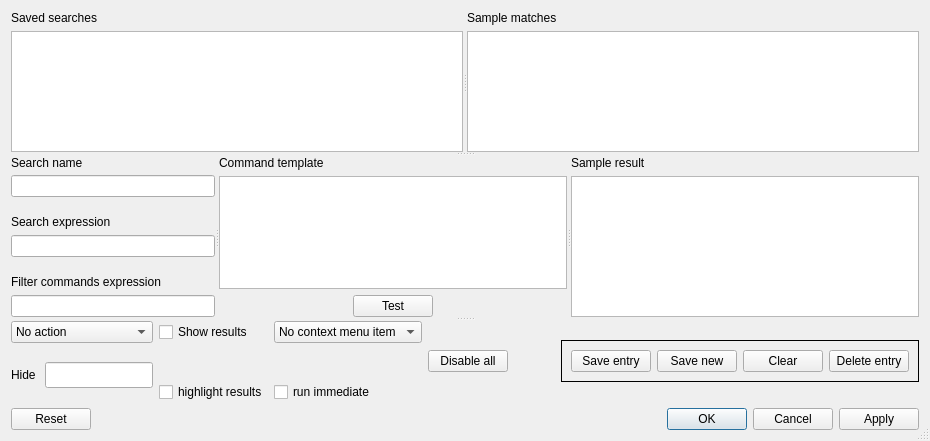
<?xml version="1.0" encoding="UTF-8"?>
<ui version="4.0">
 <class>saved_searches</class>
 <widget class="QDialog" name="saved_searches">
  <property name="geometry">
   <rect>
    <x>0</x>
    <y>0</y>
    <width>930</width>
    <height>441</height>
   </rect>
  </property>
  <property name="minimumSize">
   <size>
    <width>0</width>
    <height>0</height>
   </size>
  </property>
  <property name="windowTitle">
   <string>Saved search editor</string>
  </property>
  <property name="sizeGripEnabled">
   <bool>true</bool>
  </property>
  <layout class="QVBoxLayout" name="verticalLayout_2">
   <item>
    <widget class="QSplitter" name="splitter_3">
     <property name="orientation">
      <enum>Qt::Vertical</enum>
     </property>
     <property name="childrenCollapsible">
      <bool>false</bool>
     </property>
     <widget class="QSplitter" name="tsplitter">
      <property name="orientation">
       <enum>Qt::Horizontal</enum>
      </property>
      <property name="childrenCollapsible">
       <bool>false</bool>
      </property>
      <widget class="QWidget" name="layoutWidget">
       <layout class="QVBoxLayout" name="verticalLayout1Searches">
        <item>
         <widget class="QLabel" name="label">
          <property name="text">
           <string>Saved searches</string>
          </property>
          <property name="buddy">
           <cstring>ssearches</cstring>
          </property>
         </widget>
        </item>
        <item>
         <widget class="QTableView" name="ssearches">
          <property name="sizePolicy">
           <sizepolicy hsizetype="Expanding" vsizetype="MinimumExpanding">
            <horstretch>0</horstretch>
            <verstretch>3</verstretch>
           </sizepolicy>
          </property>
          <property name="minimumSize">
           <size>
            <width>0</width>
            <height>100</height>
           </size>
          </property>
          <property name="selectionMode">
           <enum>QAbstractItemView::SingleSelection</enum>
          </property>
          <property name="selectionBehavior">
           <enum>QAbstractItemView::SelectRows</enum>
          </property>
          <property name="sortingEnabled">
           <bool>false</bool>
          </property>
          <attribute name="horizontalHeaderShowSortIndicator" stdset="0">
           <bool>false</bool>
          </attribute>
          <attribute name="verticalHeaderVisible">
           <bool>true</bool>
          </attribute>
          <attribute name="verticalHeaderShowSortIndicator" stdset="0">
           <bool>false</bool>
          </attribute>
         </widget>
        </item>
       </layout>
      </widget>
      <widget class="QWidget" name="layoutWidget">
       <layout class="QVBoxLayout" name="verticalLayout1matches">
        <item>
         <widget class="QLabel" name="label_2">
          <property name="text">
           <string>Sample matches</string>
          </property>
          <property name="buddy">
           <cstring>smatches</cstring>
          </property>
         </widget>
        </item>
        <item>
         <widget class="QTableView" name="smatches">
          <property name="sizePolicy">
           <sizepolicy hsizetype="Expanding" vsizetype="MinimumExpanding">
            <horstretch>0</horstretch>
            <verstretch>3</verstretch>
           </sizepolicy>
          </property>
          <property name="minimumSize">
           <size>
            <width>0</width>
            <height>100</height>
           </size>
          </property>
          <property name="selectionMode">
           <enum>QAbstractItemView::SingleSelection</enum>
          </property>
          <property name="selectionBehavior">
           <enum>QAbstractItemView::SelectRows</enum>
          </property>
          <property name="sortingEnabled">
           <bool>true</bool>
          </property>
          <attribute name="horizontalHeaderShowSortIndicator" stdset="0">
           <bool>true</bool>
          </attribute>
          <attribute name="verticalHeaderShowSortIndicator" stdset="0">
           <bool>false</bool>
          </attribute>
         </widget>
        </item>
       </layout>
      </widget>
     </widget>
     <widget class="QSplitter" name="splitter_2">
      <property name="orientation">
       <enum>Qt::Horizontal</enum>
      </property>
      <property name="childrenCollapsible">
       <bool>false</bool>
      </property>
      <widget class="QWidget" name="layoutWidget">
       <layout class="QVBoxLayout" name="verticalLayout2searchp">
        <item>
         <layout class="QVBoxLayout" name="verticalLayout_6">
          <property name="spacing">
           <number>5</number>
          </property>
          <item>
           <widget class="QLabel" name="label_7">
            <property name="text">
             <string>Search name</string>
            </property>
            <property name="buddy">
             <cstring>sname</cstring>
            </property>
           </widget>
          </item>
          <item>
           <widget class="QLineEdit" name="sname"/>
          </item>
         </layout>
        </item>
        <item>
         <spacer name="verticalSpacer_3">
          <property name="orientation">
           <enum>Qt::Vertical</enum>
          </property>
          <property name="sizeType">
           <enum>QSizePolicy::MinimumExpanding</enum>
          </property>
          <property name="sizeHint" stdset="0">
           <size>
            <width>20</width>
            <height>2</height>
           </size>
          </property>
         </spacer>
        </item>
        <item>
         <widget class="QLabel" name="label_3">
          <property name="text">
           <string>Search expression</string>
          </property>
          <property name="buddy">
           <cstring>sexp</cstring>
          </property>
         </widget>
        </item>
        <item>
         <widget class="QLineEdit" name="sexp">
          <property name="toolTip">
           <string>regular expression to match to text</string>
          </property>
         </widget>
        </item>
        <item>
         <spacer name="verticalSpacer_2">
          <property name="orientation">
           <enum>Qt::Vertical</enum>
          </property>
          <property name="sizeType">
           <enum>QSizePolicy::MinimumExpanding</enum>
          </property>
          <property name="sizeHint" stdset="0">
           <size>
            <width>20</width>
            <height>2</height>
           </size>
          </property>
         </spacer>
        </item>
        <item>
         <widget class="QLabel" name="label_10">
          <property name="text">
           <string>Filter commands expression</string>
          </property>
          <property name="buddy">
           <cstring>fcmd</cstring>
          </property>
         </widget>
        </item>
        <item>
         <widget class="QLineEdit" name="fcmd">
          <property name="toolTip">
           <string>&lt;html&gt;&lt;head/&gt;&lt;body&gt;&lt;p&gt;filter what commands this search applies to&lt;/p&gt;&lt;p&gt;(blank for no specific command)&lt;/p&gt;&lt;/body&gt;&lt;/html&gt;</string>
          </property>
         </widget>
        </item>
       </layout>
      </widget>
      <widget class="QWidget" name="layoutWidget">
       <layout class="QVBoxLayout" name="verticalLayout2template">
        <item>
         <widget class="QLabel" name="label_4">
          <property name="text">
           <string>Command template</string>
          </property>
         </widget>
        </item>
        <item>
         <widget class="QTextEdit" name="ctemplate">
          <property name="sizePolicy">
           <sizepolicy hsizetype="Expanding" vsizetype="Expanding">
            <horstretch>0</horstretch>
            <verstretch>2</verstretch>
           </sizepolicy>
          </property>
          <property name="toolTip">
           <string>&lt;html&gt;&lt;head/&gt;&lt;body&gt;&lt;p&gt;template of command to run from context menu&lt;/p&gt;&lt;p&gt;use {number} to insert groups from search expression&lt;/p&gt;&lt;/body&gt;&lt;/html&gt;</string>
          </property>
         </widget>
        </item>
        <item>
         <layout class="QHBoxLayout" name="horizontalLayout_7">
          <item>
           <spacer name="horizontalSpacer_5">
            <property name="orientation">
             <enum>Qt::Horizontal</enum>
            </property>
            <property name="sizeHint" stdset="0">
             <size>
              <width>40</width>
              <height>20</height>
             </size>
            </property>
           </spacer>
          </item>
          <item>
           <widget class="QPushButton" name="testTemplate">
            <property name="text">
             <string>Test</string>
            </property>
           </widget>
          </item>
          <item>
           <spacer name="horizontalSpacer_6">
            <property name="orientation">
             <enum>Qt::Horizontal</enum>
            </property>
            <property name="sizeHint" stdset="0">
             <size>
              <width>40</width>
              <height>20</height>
             </size>
            </property>
           </spacer>
          </item>
         </layout>
        </item>
       </layout>
      </widget>
      <widget class="QWidget" name="layoutWidget">
       <layout class="QVBoxLayout" name="verticalLayout2Result">
        <item>
         <widget class="QLabel" name="label_5">
          <property name="text">
           <string>Sample result</string>
          </property>
          <property name="buddy">
           <cstring>sresult</cstring>
          </property>
         </widget>
        </item>
        <item>
         <widget class="QTextBrowser" name="sresult">
          <property name="sizePolicy">
           <sizepolicy hsizetype="Expanding" vsizetype="Expanding">
            <horstretch>0</horstretch>
            <verstretch>2</verstretch>
           </sizepolicy>
          </property>
          <property name="inputMethodHints">
           <set>Qt::ImhMultiLine|Qt::ImhNoEditMenu</set>
          </property>
         </widget>
        </item>
       </layout>
      </widget>
     </widget>
     <widget class="QWidget" name="layoutWidget">
      <layout class="QHBoxLayout" name="horizontalLayout3options">
       <item>
        <layout class="QGridLayout" name="gridLayout">
         <item row="1" column="0" rowspan="2">
          <widget class="QLabel" name="label_6">
           <property name="maximumSize">
            <size>
             <width>91</width>
             <height>26</height>
            </size>
           </property>
           <property name="text">
            <string>Hide </string>
           </property>
           <property name="buddy">
            <cstring>hideCols</cstring>
           </property>
          </widget>
         </item>
         <item row="0" column="0" colspan="2">
          <widget class="QComboBox" name="immediate_action">
           <property name="toolTip">
            <string>Type of search results</string>
           </property>
           <item>
            <property name="text">
             <string>No action</string>
            </property>
           </item>
           <item>
            <property name="text">
             <string>Find all</string>
            </property>
           </item>
           <item>
            <property name="text">
             <string>Find groups</string>
            </property>
           </item>
          </widget>
         </item>
         <item row="0" column="2">
          <widget class="QCheckBox" name="findShow">
           <property name="maximumSize">
            <size>
             <width>147</width>
             <height>24</height>
            </size>
           </property>
           <property name="toolTip">
            <string>Show results automatically</string>
           </property>
           <property name="text">
            <string>Show results</string>
           </property>
          </widget>
         </item>
         <item row="2" column="4">
          <widget class="QCheckBox" name="runImmediate">
           <property name="toolTip">
            <string>Run context command immediately or drop in editor</string>
           </property>
           <property name="text">
            <string>run immediate</string>
           </property>
          </widget>
         </item>
         <item row="1" column="1" rowspan="2">
          <widget class="QLineEdit" name="hideCols">
           <property name="maximumSize">
            <size>
             <width>125</width>
             <height>26</height>
            </size>
           </property>
           <property name="toolTip">
            <string>columns to hide (start with 0)</string>
           </property>
          </widget>
         </item>
         <item row="0" column="4">
          <widget class="QComboBox" name="ccontext">
           <property name="toolTip">
            <string>Scope of search from context menu</string>
           </property>
           <item>
            <property name="text">
             <string>No context menu item</string>
            </property>
           </item>
           <item>
            <property name="text">
             <string>Search selection</string>
            </property>
           </item>
           <item>
            <property name="text">
             <string>Search line</string>
            </property>
           </item>
           <item>
            <property name="text">
             <string>Search word</string>
            </property>
           </item>
          </widget>
         </item>
         <item row="0" column="5" rowspan="3">
          <layout class="QVBoxLayout" name="verticalLayout_8">
           <item>
            <spacer name="verticalSpacer_5">
             <property name="orientation">
              <enum>Qt::Vertical</enum>
             </property>
             <property name="sizeHint" stdset="0">
              <size>
               <width>20</width>
               <height>40</height>
              </size>
             </property>
            </spacer>
           </item>
           <item>
            <widget class="QPushButton" name="disableAll">
             <property name="toolTip">
              <string>Deselect all automatic actions</string>
             </property>
             <property name="text">
              <string>Disable all</string>
             </property>
            </widget>
           </item>
           <item>
            <spacer name="verticalSpacer_6">
             <property name="orientation">
              <enum>Qt::Vertical</enum>
             </property>
             <property name="sizeHint" stdset="0">
              <size>
               <width>20</width>
               <height>40</height>
              </size>
             </property>
            </spacer>
           </item>
          </layout>
         </item>
         <item row="2" column="2" colspan="2">
          <widget class="QCheckBox" name="findShowHighlights">
           <property name="acceptDrops">
            <bool>false</bool>
           </property>
           <property name="toolTip">
            <string>Highlight results automatically</string>
           </property>
           <property name="text">
            <string>highlight results</string>
           </property>
          </widget>
         </item>
        </layout>
       </item>
       <item>
        <spacer name="horizontalSpacer_4">
         <property name="orientation">
          <enum>Qt::Horizontal</enum>
         </property>
         <property name="sizeType">
          <enum>QSizePolicy::MinimumExpanding</enum>
         </property>
         <property name="sizeHint" stdset="0">
          <size>
           <width>5</width>
           <height>17</height>
          </size>
         </property>
        </spacer>
       </item>
       <item>
        <layout class="QVBoxLayout" name="verticalLayout">
         <item>
          <spacer name="verticalSpacer">
           <property name="orientation">
            <enum>Qt::Vertical</enum>
           </property>
           <property name="sizeHint" stdset="0">
            <size>
             <width>20</width>
             <height>40</height>
            </size>
           </property>
          </spacer>
         </item>
         <item>
          <widget class="QFrame" name="frame">
           <property name="frameShape">
            <enum>QFrame::Panel</enum>
           </property>
           <layout class="QHBoxLayout" name="horizontalLayout_5">
            <item>
             <widget class="QPushButton" name="saveEntry">
              <property name="text">
               <string>Save entry</string>
              </property>
             </widget>
            </item>
            <item>
             <widget class="QPushButton" name="cloneEntry">
              <property name="text">
               <string>Save new</string>
              </property>
             </widget>
            </item>
            <item>
             <widget class="QPushButton" name="clearEntry">
              <property name="text">
               <string>Clear</string>
              </property>
             </widget>
            </item>
            <item>
             <widget class="QPushButton" name="deleteEntry">
              <property name="text">
               <string>Delete entry</string>
              </property>
             </widget>
            </item>
           </layout>
          </widget>
         </item>
         <item>
          <spacer name="verticalSpacer_4">
           <property name="orientation">
            <enum>Qt::Vertical</enum>
           </property>
           <property name="sizeHint" stdset="0">
            <size>
             <width>20</width>
             <height>40</height>
            </size>
           </property>
          </spacer>
         </item>
        </layout>
       </item>
      </layout>
     </widget>
    </widget>
   </item>
   <item>
    <widget class="QDialogButtonBox" name="buttonBox">
     <property name="toolTip">
      <string>Reset to last saved or OK to save now</string>
     </property>
     <property name="orientation">
      <enum>Qt::Horizontal</enum>
     </property>
     <property name="standardButtons">
      <set>QDialogButtonBox::Apply|QDialogButtonBox::Cancel|QDialogButtonBox::Ok|QDialogButtonBox::Reset</set>
     </property>
    </widget>
   </item>
  </layout>
 </widget>
 <resources/>
 <connections>
  <connection>
   <sender>buttonBox</sender>
   <signal>accepted()</signal>
   <receiver>saved_searches</receiver>
   <slot>accept()</slot>
   <hints>
    <hint type="sourcelabel">
     <x>185</x>
     <y>416</y>
    </hint>
    <hint type="destinationlabel">
     <x>201</x>
     <y>404</y>
    </hint>
   </hints>
  </connection>
  <connection>
   <sender>buttonBox</sender>
   <signal>rejected()</signal>
   <receiver>saved_searches</receiver>
   <slot>reject()</slot>
   <hints>
    <hint type="sourcelabel">
     <x>376</x>
     <y>417</y>
    </hint>
    <hint type="destinationlabel">
     <x>398</x>
     <y>406</y>
    </hint>
   </hints>
  </connection>
  <connection>
   <sender>ssearches</sender>
   <signal>doubleClicked(QModelIndex)</signal>
   <receiver>saved_searches</receiver>
   <slot>doubleSelectEntry(QModelIndex)</slot>
   <hints>
    <hint type="sourcelabel">
     <x>139</x>
     <y>104</y>
    </hint>
    <hint type="destinationlabel">
     <x>147</x>
     <y>157</y>
    </hint>
   </hints>
  </connection>
  <connection>
   <sender>testTemplate</sender>
   <signal>clicked()</signal>
   <receiver>saved_searches</receiver>
   <slot>testTemplate()</slot>
   <hints>
    <hint type="sourcelabel">
     <x>453</x>
     <y>317</y>
    </hint>
    <hint type="destinationlabel">
     <x>477</x>
     <y>295</y>
    </hint>
   </hints>
  </connection>
  <connection>
   <sender>sexp</sender>
   <signal>returnPressed()</signal>
   <receiver>saved_searches</receiver>
   <slot>newSearch()</slot>
   <hints>
    <hint type="sourcelabel">
     <x>127</x>
     <y>252</y>
    </hint>
    <hint type="destinationlabel">
     <x>168</x>
     <y>252</y>
    </hint>
   </hints>
  </connection>
  <connection>
   <sender>ssearches</sender>
   <signal>clicked(QModelIndex)</signal>
   <receiver>saved_searches</receiver>
   <slot>selectEntry(QModelIndex)</slot>
   <hints>
    <hint type="sourcelabel">
     <x>378</x>
     <y>65</y>
    </hint>
    <hint type="destinationlabel">
     <x>246</x>
     <y>25</y>
    </hint>
   </hints>
  </connection>
  <connection>
   <sender>smatches</sender>
   <signal>clicked(QModelIndex)</signal>
   <receiver>saved_searches</receiver>
   <slot>testTemplateRow(QModelIndex)</slot>
   <hints>
    <hint type="sourcelabel">
     <x>720</x>
     <y>99</y>
    </hint>
    <hint type="destinationlabel">
     <x>626</x>
     <y>127</y>
    </hint>
   </hints>
  </connection>
  <connection>
   <sender>clearEntry</sender>
   <signal>clicked()</signal>
   <receiver>saved_searches</receiver>
   <slot>clearEntry()</slot>
   <hints>
    <hint type="sourcelabel">
     <x>767</x>
     <y>356</y>
    </hint>
    <hint type="destinationlabel">
     <x>768</x>
     <y>325</y>
    </hint>
   </hints>
  </connection>
  <connection>
   <sender>saveEntry</sender>
   <signal>clicked()</signal>
   <receiver>saved_searches</receiver>
   <slot>saveEntry()</slot>
   <hints>
    <hint type="sourcelabel">
     <x>589</x>
     <y>345</y>
    </hint>
    <hint type="destinationlabel">
     <x>585</x>
     <y>330</y>
    </hint>
   </hints>
  </connection>
  <connection>
   <sender>cloneEntry</sender>
   <signal>clicked()</signal>
   <receiver>saved_searches</receiver>
   <slot>saveNew()</slot>
   <hints>
    <hint type="sourcelabel">
     <x>658</x>
     <y>357</y>
    </hint>
    <hint type="destinationlabel">
     <x>662</x>
     <y>324</y>
    </hint>
   </hints>
  </connection>
  <connection>
   <sender>deleteEntry</sender>
   <signal>clicked()</signal>
   <receiver>saved_searches</receiver>
   <slot>deleteEntry()</slot>
   <hints>
    <hint type="sourcelabel">
     <x>843</x>
     <y>354</y>
    </hint>
    <hint type="destinationlabel">
     <x>860</x>
     <y>325</y>
    </hint>
   </hints>
  </connection>
 </connections>
 <slots>
  <slot>clearEntry()</slot>
  <slot>selectEntry(QModelIndex)</slot>
  <slot>doubleSelectEntry(QModelIndex)</slot>
  <slot>saveEntry()</slot>
  <slot>saveNew()</slot>
  <slot>deleteEntry()</slot>
  <slot>testTemplate()</slot>
  <slot>newSearch()</slot>
  <slot>testTemplateRow(QModelIndex)</slot>
 </slots>
</ui>
